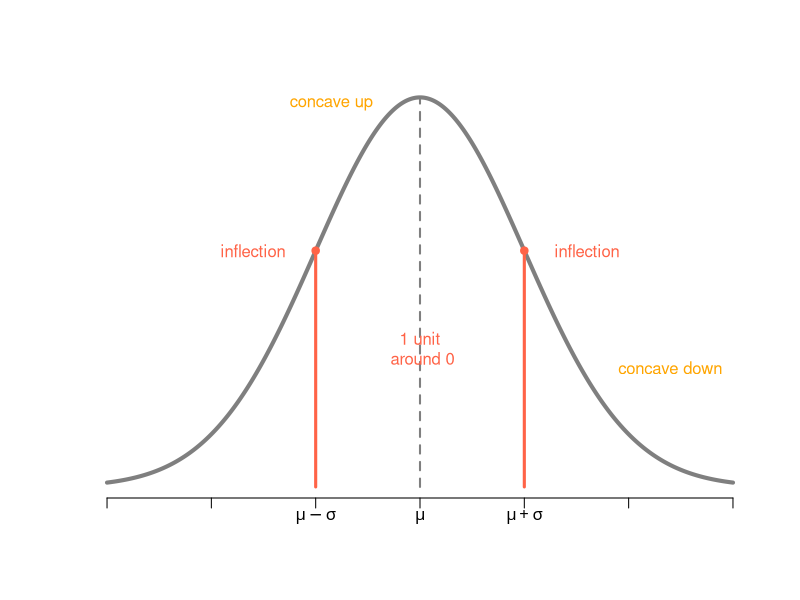
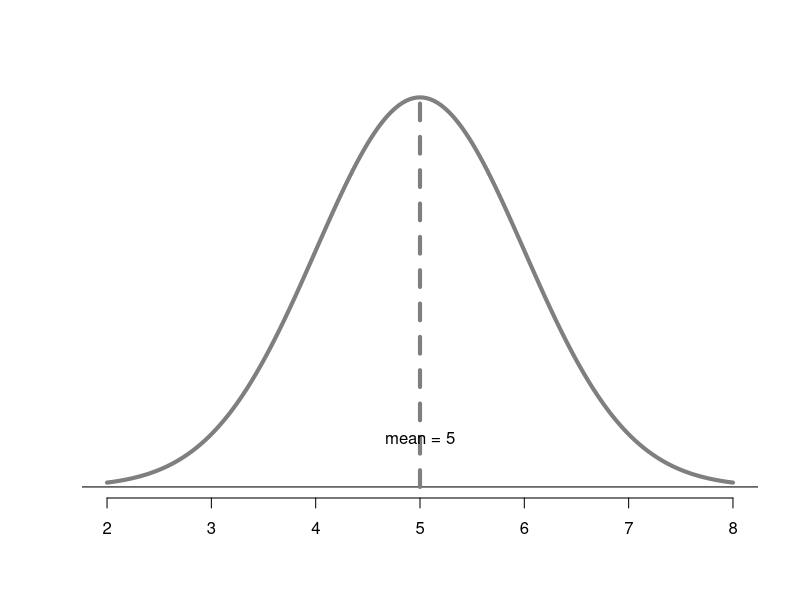
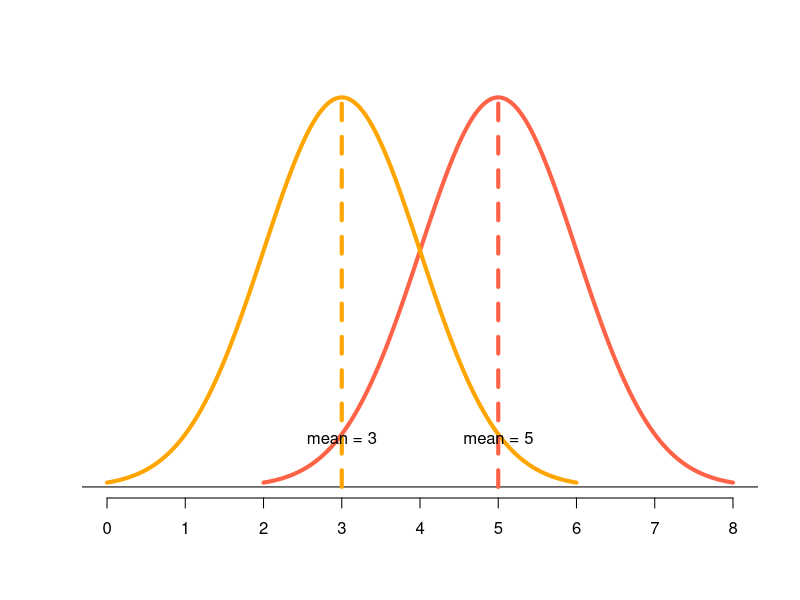
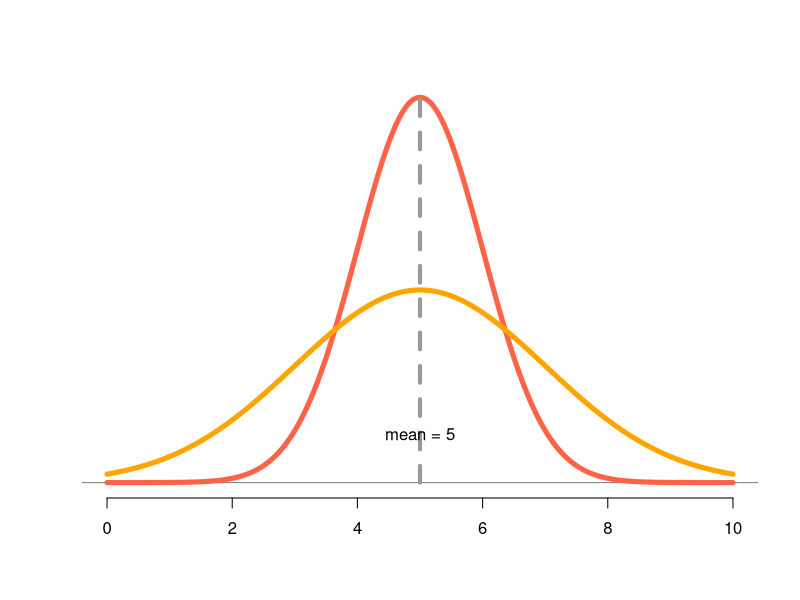
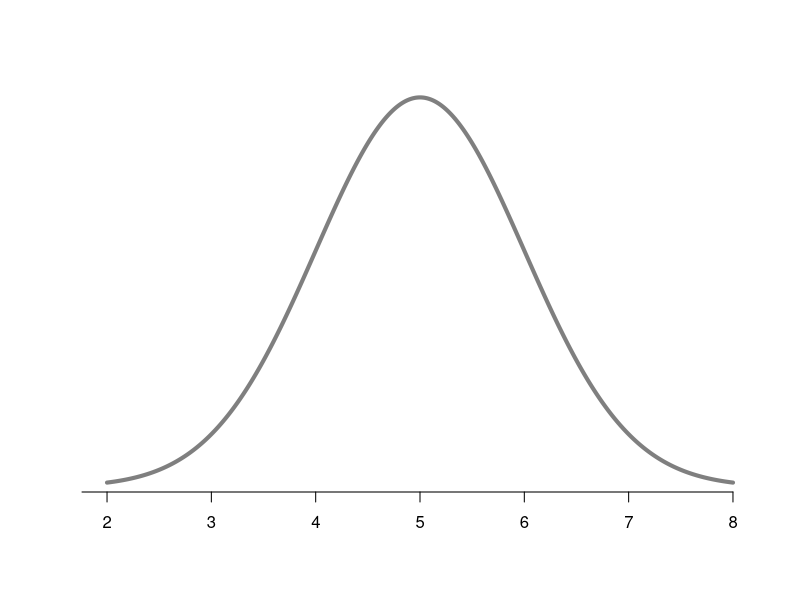
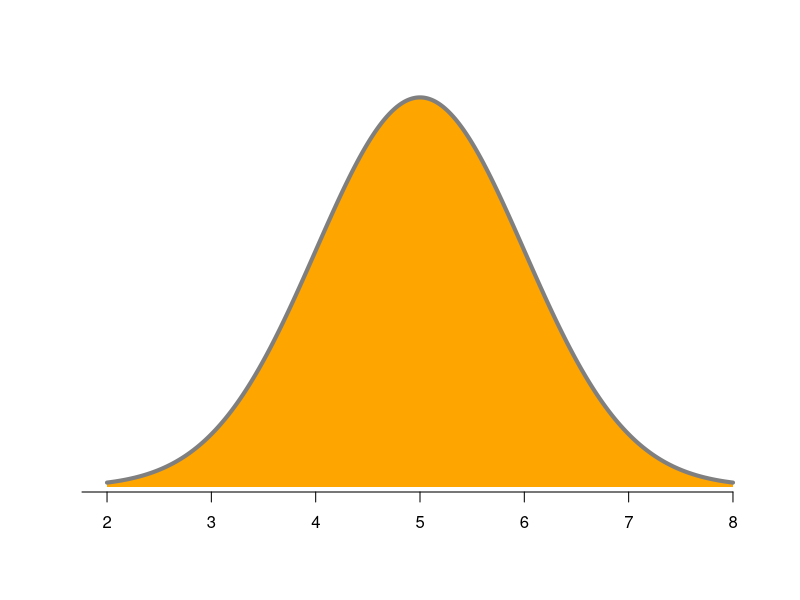
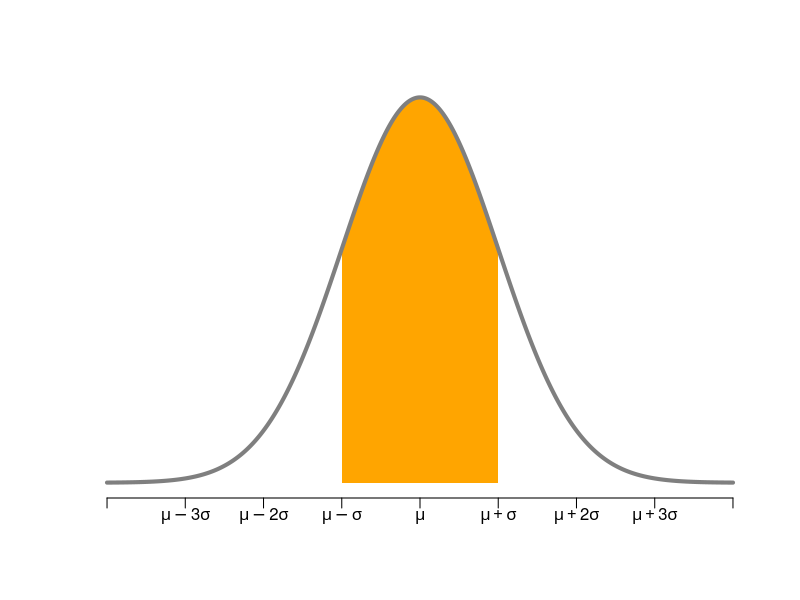
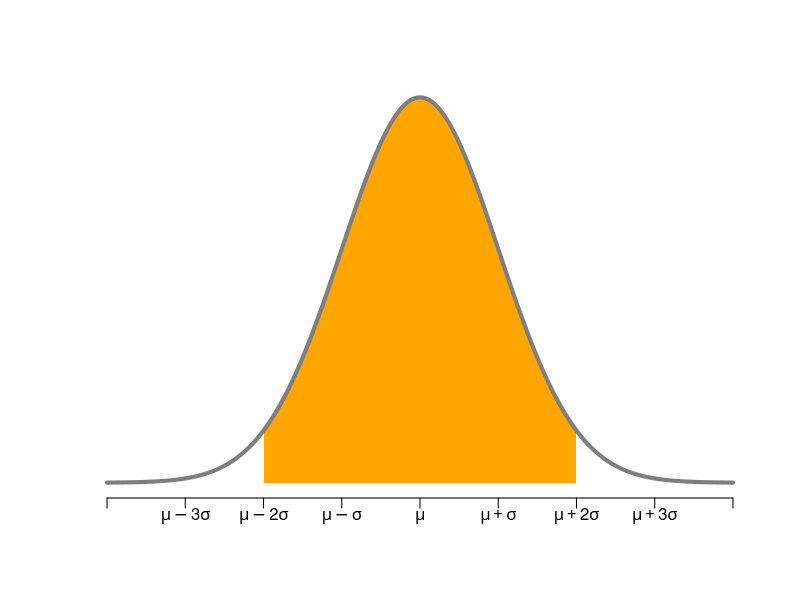

The R source for these figures, in order:
## ---- chunk 1
knitr::opts_chunk$set(echo = TRUE, error = TRUE)
library(tidyverse)
## ---- chunk 2
# normal function 
normal <- function(x, mu = 0, sigma = 1) {
  1 / (sigma * sqrt(2*pi)) * exp(-0.5 * ((x - mu)/ sigma)^2)
}

# polygon coordinates of area under the curve
normal_auc <- function(x0, x1, mu = 0, sigma = 1, n = 50) {
  stopifnot(n > 0)
  if (x0 > x1) {
    stop("x0 must be lower than x1")
  }
  xs <- c(
    rep(x0, n),
    seq(x0, x1, length.out = n),
    rep(x1, n),
    rep(x1, x0, length.out = n)
  )
  ys <- c(
    seq(0, normal(x0, mu = mu, sigma = sigma), length.out = n),
    normal(seq(x0, x1, length.out = n), mu = mu, sigma = sigma),
    seq(0, normal(x1, mu = mu, sigma = sigma), length.out = n),
    rep(0, n)
  )
  list(xs = xs, ys = ys)
}
## ---- chunk 3
x <- seq(-3, 3, length.out = 500)
y  <- normal(x)
xlabels <- c(
  expression(mu - 3*sigma),
  expression(mu - 2*sigma),
  expression(mu - sigma),
  expression(mu),
  expression(mu + sigma),
  expression(mu + 2*sigma),
  expression(mu + 3*sigma)
)

xa <- seq(-3, 3, 1)
ya <- normal(xa)

plot(x, y, type = 'l', col = 'gray50', lwd = 4,
     axes = FALSE, xlab = '', ylab = '')
axis(side = 1, at = seq(-3,3,1), labels = rep('', 7))
mtext(c(expression(mu - sigma), expression(mu), expression(mu + sigma)), 
      at = c(-1, 0, 1), side = 1, line = 0.5)
segments(x0 = xa[3:5], y0 = 0, x1 = xa[3:5], y1 = ya[3:5], lwd = c(3,2,3),
         col = c('tomato', 'gray50', 'tomato'), lty = c(1,2,1))  
points(xa[c(3,5)], ya[c(3,5)], pch = 19, col = 'tomato')
text(xa[3]-0.6, ya[3], "inflection", col = 'tomato')
text(xa[4], ya[3]-0.1, "1 unit\n around 0", col = 'tomato')
text(xa[5]+0.6, ya[3], "inflection", col = 'tomato')
text(xa[3]+0.15, ya[3] + 0.15, "concave up", col = 'orange')
text(xa[5]+1.4, ya[3] - 0.12, "concave down", col = 'orange')
## ---- chunk 4
# Typical normal probability distribution (mu = 5, sigma = 1)
x <- seq(2, 8, length.out = 500)
y <- normal(x, mu = 5)

plot(x, y, type = 'l', col = 'gray50', lwd = 4,
     axes = FALSE, xlab = '', ylab = '')
abline(h = 0)
segments(x0 = 5, y0 = 0, x1 = 5, y1 = normal(5, mu = 5), 
         col = 'gray50', lwd = 4, lty = 2)  
axis(side = 1, at = seq(2, 8, 1))
text(x = 5, y = 0.05, labels = "mean = 5")
## ---- chunk 5
# Two normal probability distributions (same sigma)
x1 <- seq(2, 8, length.out = 500)
y1  <- normal(x1, mu = 5)
x2 <- seq(0, 6, length.out = 500)
y2  <- normal(x2, mu = 3)

plot(x1, y1, type = 'l', col = 'tomato', lwd = 4,
     xlim = c(0, 8), axes = FALSE, xlab = '', ylab = '')
abline(h = 0)
axis(side = 1, at = seq(0, 8, 1))
lines(x2, y2, col = 'orange', lwd = 4)
segments(x0 = 5, y0 = 0, x1 = 5, y1 = normal(5, mu = 5), 
         col = 'tomato', lwd = 4, lty = 2)
text(x = 5, y = 0.05, labels = "mean = 5")
segments(x0 = 3, y0 = 0, x1 = 3, y1 = normal(3, mu = 3), 
         col = 'orange', lwd = 4, lty = 2)
text(x = 3, y = 0.05, labels = "mean = 3")
## ---- chunk 6
# Two normal probability distributions (same mu, different sigma)
x1 <- seq(0, 10, length.out = 500)
y1  <- normal(x1, mu = 5)
x2 <- seq(0, 10, length.out = 500)
y2  <- normal(x2, mu = 5, sigma = 2)

plot(x1, y1, type = 'n', col = 'tomato', lwd = 5,
     xlim = c(0, 10), axes = FALSE, xlab = '', ylab = '')
abline(h = 0, col = "gray50")
axis(side = 1, at = seq(0, 10, 2))
lines(x1, y1, col = 'tomato', lwd = 5)
lines(x2, y2, col = 'orange', lwd = 5)
segments(x0 = 5, y0 = 0, x1 = 5, y1 = normal(5, mu = 5), 
         col = 'gray60', lwd = 4, lty = 2)
text(x = 5, y = 0.05, labels = "mean = 5")
## ---- chunk 7
# Total area under the curve
x <- seq(2, 8, length.out = 500)
y  <- normal(x, mu = 5)
auc <- normal_auc(2, 8, mu = 5)

plot(x, y, type = 'n', col = 'gray50', lwd = 4,
     axes = FALSE, xlab = '', ylab = '')
axis(side = 1, at = seq(1, 8, 1), line = -0.3)
lines(x, y, col = 'gray50', lwd = 4)
## ---- chunk 8
# Total area under the curve
plot(x, y, type = 'n', col = 'gray50', lwd = 4,
     axes = FALSE, xlab = '', ylab = '')
axis(side = 1, at = seq(1, 8, 1), line = -0.3)
polygon(auc$xs, auc$ys, col = 'orange', border = NA)
lines(x, y, col = 'gray50', lwd = 4)
## ---- chunk 9
# The 68-95-99.7 rule
xlabels <- c(
  expression(mu - 3*sigma),
  expression(mu - 2*sigma),
  expression(mu - sigma),
  expression(mu),
  expression(mu + sigma),
  expression(mu + 2*sigma),
  expression(mu + 3*sigma)
)

x <- seq(-4, 4, length.out = 500)
y  <- normal(x)
auc1 <- normal_auc(-1, 1)
auc2 <- normal_auc(-2, 2)
auc3 <- normal_auc(-3, 3)

plot(x, y, type = 'n', col = 'gray50', lwd = 4,
     axes = FALSE, xlab = '', ylab = '')
axis(side = 1, at = seq(-4, 4, 1), labels = rep('', 9))
mtext(xlabels, at = seq(-3, 3, 1), side = 1, line = 0.5)
polygon(auc1$xs, auc1$ys, col = 'orange', border = NA)
lines(x, y, col = 'gray50', lwd = 4)
## ---- chunk 10
# The 95 rule
plot(x, y, type = 'n', col = 'gray50', lwd = 4,
     axes = FALSE, xlab = '', ylab = '')
axis(side = 1, at = seq(-4, 4, 1), labels = rep('', 9))
mtext(xlabels, at = seq(-3, 3, 1), side = 1, line = 0.5)
polygon(auc2$xs, auc2$ys, col = 'orange', border = NA)
lines(x, y, col = 'gray50', lwd = 4)
## ---- chunk 11
# The 99.7 rule
plot(x, y, type = 'n', col = 'gray50', lwd = 4,
     axes = FALSE, xlab = '', ylab = '')
axis(side = 1, at = seq(-4, 4, 1), labels = rep('', 9))
mtext(xlabels, at = seq(-3, 3, 1), side = 1, line = 0.5)
polygon(auc3$xs, auc3$ys, col = 'orange', border = NA)
lines(x, y, col = 'gray50', lwd = 4)
## ---- chunk 12
# Cumulative Probability
x <- seq(2, 8, length.out = 500)
y  <- normal(x, mu = 5)
auc1 <- normal_auc(2, 5, mu = 5)
auc2 <- normal_auc(5, 8, mu = 5)

plot(x, y, type = 'n', col = 'gray50', lwd = 4,
     axes = FALSE, xlab = '', ylab = '')
axis(side = 1, at = seq(1, 8, 1), line = -0.3)
polygon(auc1$xs, auc1$ys, col = 'orange', border = NA)
lines(x, y, col = 'gray50', lwd = 4)
## ---- chunk 13
x <- seq(-4, 4, length.out = 500)
y  <- normal(x)
auc1 <- normal_auc(-0.5, 1.5)

plot(x, y, type = 'n', col = 'gray50', lwd = 4,
     axes = FALSE, xlab = '', ylab = '')
axis(side = 1, at = seq(-4, 4, 1))
polygon(auc1$xs, auc1$ys, col = 'orange', border = NA)
lines(x, y, col = 'gray50', lwd = 4)
text(-0.6, 0.02, "-0.5", cex = 1.5)
text(1.6, 0.02, "1.5", cex = 1.5)
## ---- chunk 14
x <- seq(-6, 6, length.out = 500)
y  <- normal(x, 0, 2)
auc1 <- normal_auc(-2, 2, 0, 2)

plot(x, y, type = 'n', col = 'gray50', lwd = 4,
     axes = FALSE, xlab = '', ylab = '')
axis(side = 1, at = seq(-6, 6, 2), labels = rep('', 7))
#mtext(xlabels, at = seq(-3, 3, 1), side = 1, line = 0.5)
mtext(seq(-6, 6, 2), at = seq(-6, 6, 2), side = 1, line = 0.5)
polygon(auc1$xs, auc1$ys, col = 'orange', border = NA)
lines(x, y, col = 'gray50', lwd = 4)
## ---- chunk 15
# define the gain for a single spin
gain <- c(1, -1)
## ---- chunk 16
# define the gain for a single spin
gain <- c(1, -1)

# define the corresponding probabilities
prob_gain <- c(18/38, 20/38) 
## ---- chunk 17
#| output-location: fragment
# define the gain for a single spin
gain <- c(1, -1)

# define the corresponding probabilities
prob_gain <- c(18/38, 20/38)

exp_gain <- sum(gain * prob_gain)
exp_gain
## ---- chunk 18
# simulate gain from 10 spins of the wheel
set.seed(123)
sample(x = gain, size = 10, prob = prob_gain, replace = TRUE)
## ---- chunk 19
#| code-fold: true
gains <- replicate(
  n = 1000, # 1000 repetitions
  expr = {
    # net gain in 10 spins of roulette
    spins = sample(x = gain, size = 10, prob = prob_gain, replace = TRUE)
    gain = sum(spins)
})

# empirical histogram
data.frame(gains) |> 
  ggplot(aes(x = gains)) +
  geom_histogram(color = "white", binwidth = 2) +
  labs(title = "N = 10",
       x = "net gain") +
  theme_bw()
## ---- chunk 20
#| code-fold: true
gains <- replicate(
  n = 1000, # 1000 repetitions
  expr = {
    # net gain in 10 spins of roulette
    spins = sample(x = gain, size = 100, prob = prob_gain, replace = TRUE)
    gain = sum(spins)
})

# empirical histogram
data.frame(gains) |> 
  ggplot(aes(x = gains)) +
  geom_histogram(color = "white", binwidth = 2) +
  labs(title = "N = 100",
       x = "net gain") +
  theme_bw()
## ---- chunk 21
#| code-fold: true
gains <- replicate(
  n = 1000, # 1000 repetitions
  expr = {
    # net gain in 10 spins of roulette
    spins = sample(x = gain, size = 1000, prob = prob_gain, replace = TRUE)
    gain = sum(spins)
})

# empirical histogram
data.frame(gains) |> 
  ggplot(aes(x = gains)) +
  geom_histogram(color = "white", binwidth = 8) +
  labs(title = "N = 1000",
       x = "net gain") +
  theme_bw()
## ---- chunk 22
#| code-fold: true
gains <- replicate(
  n = 1000, # 1000 repetitions
  expr = {
    # net gain in 10 spins of roulette
    spins = sample(x = gain, size = 5000, prob = prob_gain, replace = TRUE)
    gain = sum(spins)
})

# empirical histogram
data.frame(gains) |> 
  ggplot(aes(x = gains)) +
  geom_histogram(color = "white", binwidth = 15) +
  labs(title = "N = 5000",
       x = "net gain") +
  theme_bw()
